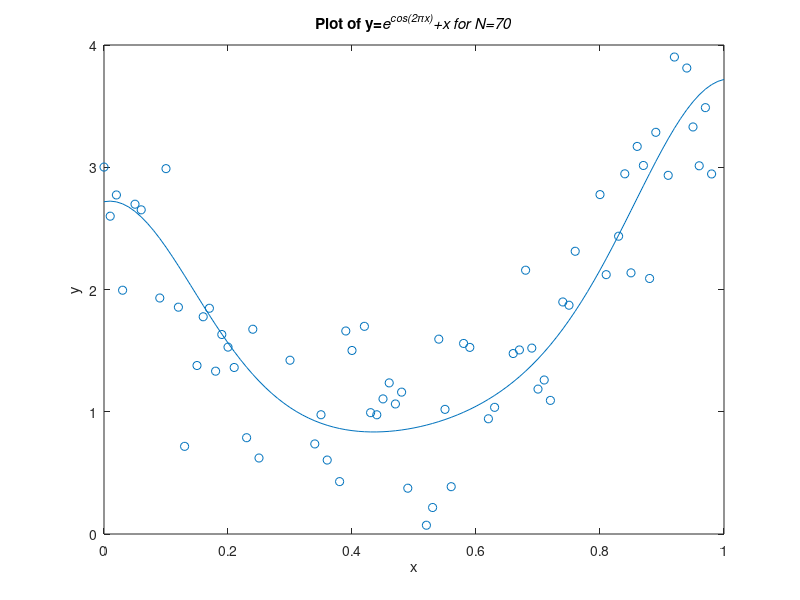

Source code (MATLAB): (Note: this script raises an error after producing the figure.)
x = 0:0.01:1;
N = size(x,2);
t = exp(cos(2*3.14*x))+x;
r = normrnd(0,0.5,1,N);
t = t + r;
%N
rand_perm = randperm(N);
%rand_perm
train_ind = sort(rand_perm(1:70));
val_ind = sort(rand_perm(71:80));
test_ind = sort(rand_perm(81:end));

x_train = x(train_ind);
t_train = t(train_ind);
x_val = x(val_ind);
t_val = t(val_ind);
x_test = x(test_ind);
t_test = t(test_ind);
n = size(x_train,2);

plot(x,exp(cos(2*3.14*x))+x);hold on;
scatter(x_train,t_train);
title('Plot of y=\ite^{cos(2\pix)}+x for N=70');
xlabel('x');
ylabel('y');
hold off;

%x_train

%x - input values, t- output values, Need to fit parameters by least
%sqaured error method.
M = [0,1,3,9,10,15];
etrain = zeros(1,size(M,2));
etest = zeros(1,size(M,2));

for index = 1:size(M,2)
    m = M(index);
    [erms_train, erms_test] = fitPolynomial(x_train, t_train, x_val, t_val, x_test, t_test, m);
    etrain(index) = erms_train;
    etest(index) = erms_test;
    
end   
figure;
plot(M,etrain); hold on;
xlabel('M');
plot(M, etest); hold off;

% ax4 = subplot(2,2,4);
% p = polyfit(x_train,t_train,m);
% t2 = polyval(p,x_train);
% plot(x_train,t2,'color','b');hold on;
% plot(x,t,'color','r');
% title('With standard function');




function e_rms = calcerror(x,y,t,n)
 e_rms = (sum((t-y).^2)/n).^0.5;
end

function [erms_train,erms_test] = fitPolynomial(x_train, t_train, x_val, t_val, x_test, t_test, m)
 A = zeros(m+1,m+1);
 b = zeros(1,m+1);
 n = size(x_train,2);
 phi = zeros(m+1,n);
 for i = 1:m+1
     for j = 1:m+1
      A(i,j) = sum(x_train.^(i+j-2));
     end
 end 
 for j = 1:m+1
     b(j) = sum(t_train.*(x_train.^(j-1)));
 end
 %A
 b = b';
 %b
 w = linsolve(A,b);
 for i=1:m+1
     phi(i,:) = x_train.^(i-1);
 end 
 y_train = w'*phi;
 figure;
 plot(x_train,y_train,'color','b'); hold on;
 scatter(x_train,t_train);
 title(['Polynomial Fitting curve with m=' num2str(m) '']);
 
%For Test data set
n_test = size(x_test,2);
phi_test = zeros(m+1, n_test);
for i=1:m+1
    phi_test(i,:) = x_test.^(i-1);
end  
y_test = w'*phi_test;

print('RMS Error for training set');
erms_train = calcerror(x_train, y_train, t_train,n);
%e_train_stdfunc = calcerror(x_train, t2, t_train, n);
erms_test = calcerror(x_test, y_test, t_test, n_test);

erms_train
erms_test
 
end
